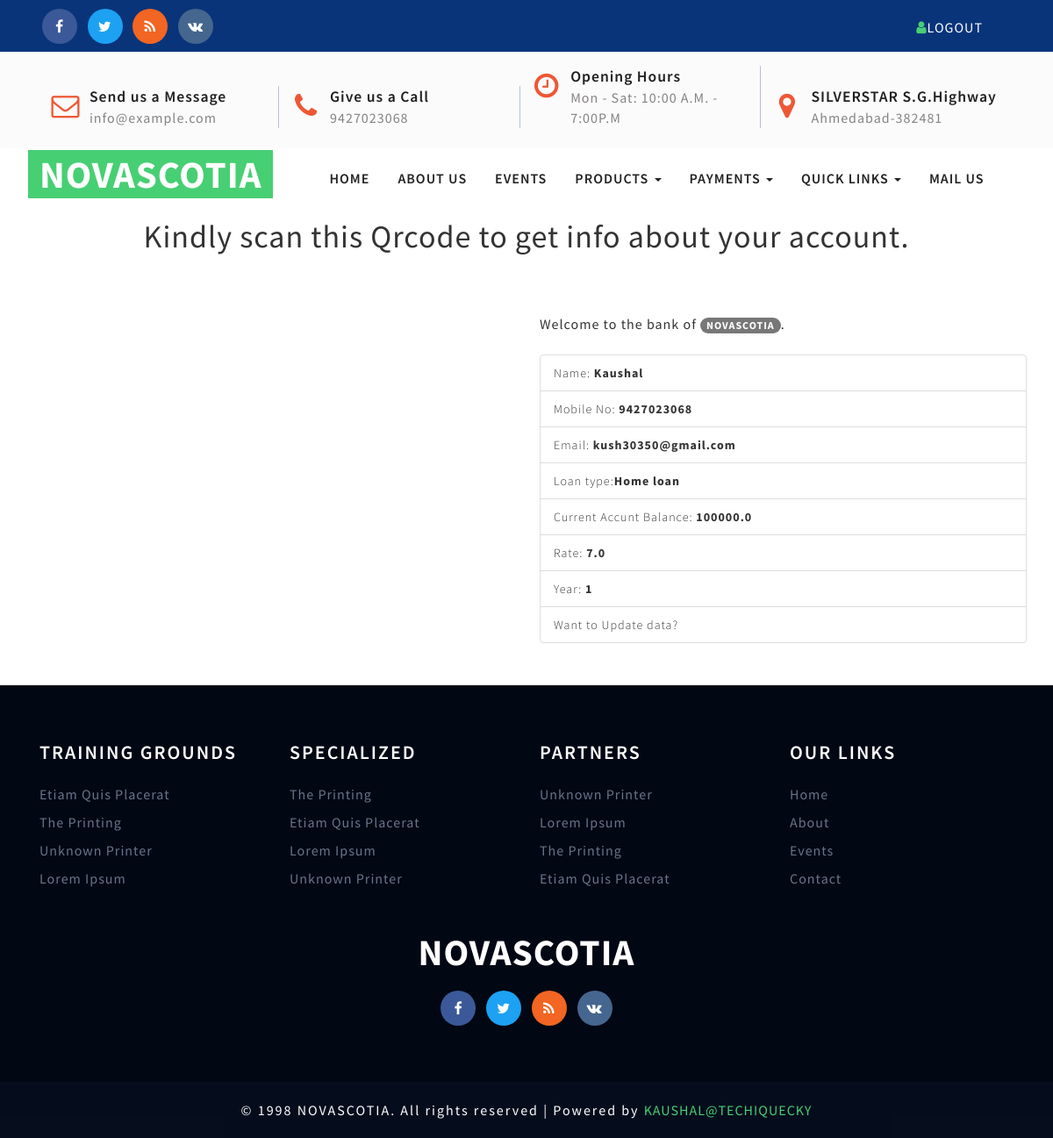
The app's page /loan_message/1/ (signed in) with its own data.
### NovaScotia/models.py (models this page shows)
class  loan_approved_user(models.Model):
    Name = models.CharField(max_length=100)
    loan_type = models.CharField(max_length=100)
    loan_amount = models.FloatField(default=100000)
    years = models.IntegerField(default=1)
    EMI = models.FloatField()
    email = models.EmailField(unique=True, primary_key=True)
    mob = models.IntegerField(unique=True)
    rate = models.FloatField(default=7)
    account_ID = models.BigIntegerField(default=0)
    pin= models.IntegerField(default=0)
    def __str__(self):
        return self.Name

### Account/models.py (models this page shows)
class loan_data(models.Model):
    name= models.CharField(max_length=200)
    add = models.CharField(max_length=200)
    state = models.CharField(max_length=200)
    city = models.CharField(max_length=200)
    pincode = models.IntegerField()
    email = models.EmailField(primary_key=True, unique=True,)
    mob = models.IntegerField()
    A_image = models.ImageField(upload_to='files/')
    u_exists = models.CharField(max_length=5, default='No')
    emp_type = models.CharField(max_length=20)
    sal_range = models.CharField(max_length=20)
    date = models.DateField(auto_now=True)
    loan_approve = models.CharField(max_length=20,default='pending')
    loan_type = models.CharField(max_length=100, default='')
    def __str__(self):
        return self.name

### Account/views.py (the view)
# urls.py: path('loan_message/<int:id>/', views.message1, name="loan_message" )
def message1(request, id):
    if request.session.has_key('email'):
        email = request.session['email']
        print(email)
        try:
            z11 = loan_data.objects.filter(
                loan_approve='Approved', email=email).get()
            print(z11)
            if z11:
                z5 = loan_approved_user.objects.get(email=email)
                messages.info(
                    request, 'Kindly scan this Qrcode to get info about your account.')
                return render(request, 'loan_message.html', {'z': id, 'z11': z11, 'z5': z5})
        except:
            messages.info(request, 'Wait for account apporval')
            return render(request, 'loan_message.html', {'z': id})
    else:
        return redirect('/home/')

### Account/templates/loan_message.html (shortened to what this page needs)
{%extends 'master.html'%}
{%load static%}
{% load qr_code %}
{%block content2%}
{%if z is not None %}
<li><a href="{% url 'bank:logout' %}"><i class="fa fa-user" aria-hidden="true"></i>Logout</a></li>
{%else%}
<li><a href="{% url 'bank:login' %}"><i class="fa fa-user" aria-hidden="true"></i> Sign in</a></li>
<li><a href="{% url 'bank:signup' %}"><i class="fa fa-pencil-square-o" aria-hidden="true"></i> Sign up</a></li>
{%endif%}
{%endblock%}
{%block content1%}
<br>
{%for message in messages%}
<h1 class="text-center">{{message}}</h1>
{%endfor%}
<br>
{%if not z11%}
<div class="container">
    <h1>Thanks For applying loan sanction request.</h1>
    <p>Have Good Day.</p>
    <p>Your Loan Application is in under verification process please wait.....</p>
</div>
{%else%}
<div class="container">
    <div class="row">
        <div class="col-sm-6">
        </div>
        <div class="col-sm-6"><br><br>
            <div class="card">
                <div class="card-body">
                    <p> Welcome to the bank of <span class="badge bg-info text-dark">NOVASCOTIA</span>.</p><br>
                    <ul class="list-group">
                        <li class="list-group-item">Name: <strong> {{z5}}</strong></li>
                        <li class="list-group-item">Mobile No:<strong> {{z5.mob}}</strong></li>
                        <li class="list-group-item">Email:<strong> {{z5.email}}</strong></li>
                        <li class="list-group-item">Loan type:<strong>{{z11.loan_type}}</strong></li>
                        <li class="list-group-item">Current Accunt Balance: <strong>{{z5.loan_amount}}</strong></li>
                        <li class="list-group-item">Rate: <strong> {{z5.rate}}</strong></li>
                        <li class="list-group-item">Year: <strong> {{z5.years}}</strong></li>
                        <li class="list-group-item">Want to Update data?</li>
                    </ul>
                </div>
            </div>
        </div>
    </div>
</div>
{%endif%}
{%endblock%}

### static/css/style.css (style rules this page uses)
html, body { font-size: 100%; font-family: 'Source Sans Pro', sans-serif; background:#ffffff; margin: 0; }
p,ul li,ol li,body a { margin:0; font-family: 'Source Sans Pro', sans-serif; letter-spacing:1px; }
h1,h2,h3,h4,h5,h6 { font-family: 'Source Sans Pro', sans-serif; margin:0; letter-spacing:1px; }
ul,label { margin:0; padding:0; }
.w3layouts_header_left ul li { display: inline-block; list-style: none; margin-right: 1em; }
.w3layouts_header_left ul li a { color: #fff; padding: 0.5em 1em; font-size: 1em; letter-spacing: 1px; text-transform: uppercase; }
.w3layouts_header_left i { color: #47cf73; }
.list-group-item { font-weight: 300; font-size: 14px; }
.list-group { margin-bottom: 48px; }

### records on screen
loan_approved_user: Name "Kaushal", mob "9427023068", email "kush30350@gmail.com", loan_amount "100000.0", rate "7.0", years "1"
loan_data: loan_type "Home loan"

### other values on screen
{{ message }} "Kindly scan this Qrcode to get info about your account."
